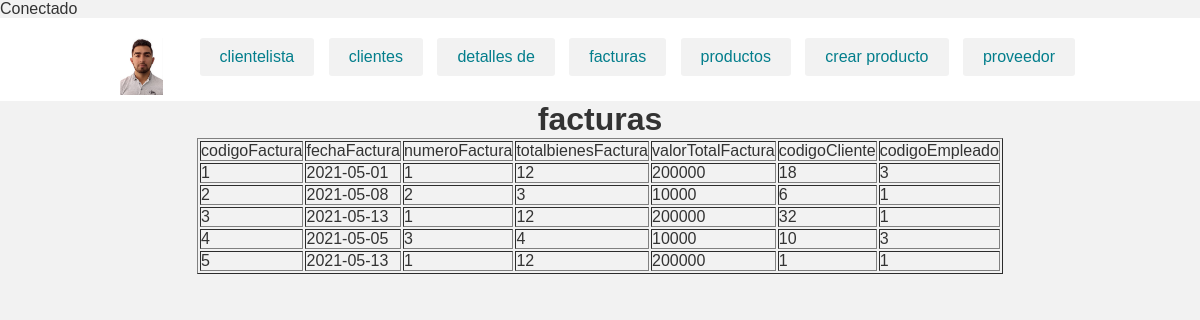
The page /vistas/Administrativo/facturas.php on the database its author committed.
### tables this page shows
CREATE TABLE `factura` (
  `codigoFactura` int(10) NOT NULL,
  `fechaFactura` date NOT NULL,
  `numeroFactura` int(10) NOT NULL,
  `totalbienesFactura` int(10) NOT NULL,
  `valorTotalFactura` int(10) NOT NULL,
  `codigoCliente` int(10) NOT NULL,
  `codigoEmpleado` int(10) NOT NULL
);

### vistas/Administrativo/facturas.php (the view, shortened to what this page needs)
<?php
include("header.php");
?>
<center>
               <H1>facturas</H1>
               <table border="1">
                        <tr>
                            <td>codigoFactura </td>
                            <td>fechaFactura </td>
                            <td>numeroFactura </td>
                            <td>totalbienesFactura </td>
                            <td>valorTotalFactura </td>
                            <td>codigoCliente </td>
                            <td>codigoEmpleado  </td>
                        </tr>
                        <?php
                            $c= new Conexion();
                            $fun=$c->conectar();
                            $p ="select * from factura";
                            $rs = mysqli_query($fun,$p);
                            $arre = mysqli_fetch_row($rs);
                            do{
                        ?>
                        <tr>
                                <td><?php echo $arre[0] ?></td>
                                <td><?php echo $arre[1] ?></td>
                                <td><?php echo $arre[2] ?></td>
                                <td><?php echo $arre[3] ?></td>
                                <td><?php echo $arre[4] ?></td>
                                <td><?php echo $arre[5] ?></td>
                                <td><?php echo $arre[6] ?></td>
                        </tr>
                        <?php
	 					}while($arre = mysqli_fetch_row($rs));
					?>
               </table>
        </center>

### vistas/Administrativo/estilos.css (style rules this page uses)
* { -webkit-box-sizing: border-box; -moz-box-sizing: border-box; box-sizing: border-box; margin:0px; padding:0px; }
body { background:#f2f2f2; color:#333; font-family:Arial, helvetica, sans-serif; }

### rows shown on the page
factura: codigoFactura "1", fechaFactura "2021-05-01", numeroFactura "1", totalbienesFactura "12", valorTotalFactura "200000", codigoCliente "18", codigoEmpleado "3"
factura: codigoFactura "2", fechaFactura "2021-05-08", numeroFactura "2", totalbienesFactura "3", valorTotalFactura "10000", codigoCliente "6", codigoEmpleado "1"
factura: codigoFactura "3", fechaFactura "2021-05-13", numeroFactura "1", totalbienesFactura "12", valorTotalFactura "200000", codigoCliente "32", codigoEmpleado "1"
factura: codigoFactura "4", fechaFactura "2021-05-05", numeroFactura "3", totalbienesFactura "4", valorTotalFactura "10000", codigoCliente "10", codigoEmpleado "3"
factura: codigoFactura "5", fechaFactura "2021-05-13", numeroFactura "1", totalbienesFactura "12", valorTotalFactura "200000", codigoCliente "1", codigoEmpleado "1"
